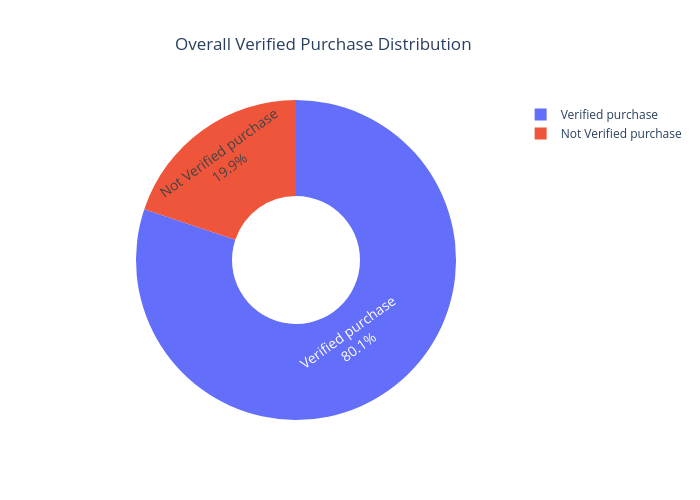

The code cell stored with this chart in its notebook:
### Code cell
verified_purchase_pie_df = (
            global_mobile_review_eda_df.groupby("verified_purchase").size().reset_index(name="Count")
                            )

verified_purchase_pie_df["Label"] = verified_purchase_pie_df["verified_purchase"].map({
                                    1: "Verified purchase",
                                    0: "Not Verified purchase"
})
verified_purchase_pie_fig = px.pie(verified_purchase_pie_df,
                                    names="Label",
                                    values="Count",
                                    title="Overall Verified Purchase Distribution",
                                    hole=0.4  # Donut chart
)
verified_purchase_pie_fig.update_traces(textinfo="percent+label",
                                        textfont_size=14
)
verified_purchase_pie_fig.update_layout(
                                        width=700,
                                        height=500,
                                        title_x=0.25
)
verified_purchase_pie_fig.show()

### Figure 1 — Plotly figure (JSON) as saved in the notebook; plotly's stock layout.template omitted (floating-point values rounded to 4 significant figures)
{"data": [{"domain": {"x": [0, 1], "y": [0, 1]}, "hole": 0.4, "hovertemplate": "Label=%{label}<br>Count=%{value}<extra></extra>", "labels": ["Not Verified purchase", "Verified purchase"], "legendgroup": "", "name": "", "showlegend": true, "textfont": {"size": 14}, "textinfo": "percent+label", "type": "pie", "values": [9930, 40070]}], "layout": {"height": 500, "legend": {"tracegroupgap": 0}, "title": {"text": "Overall Verified Purchase Distribution", "x": 0.25}, "width": 700}}
